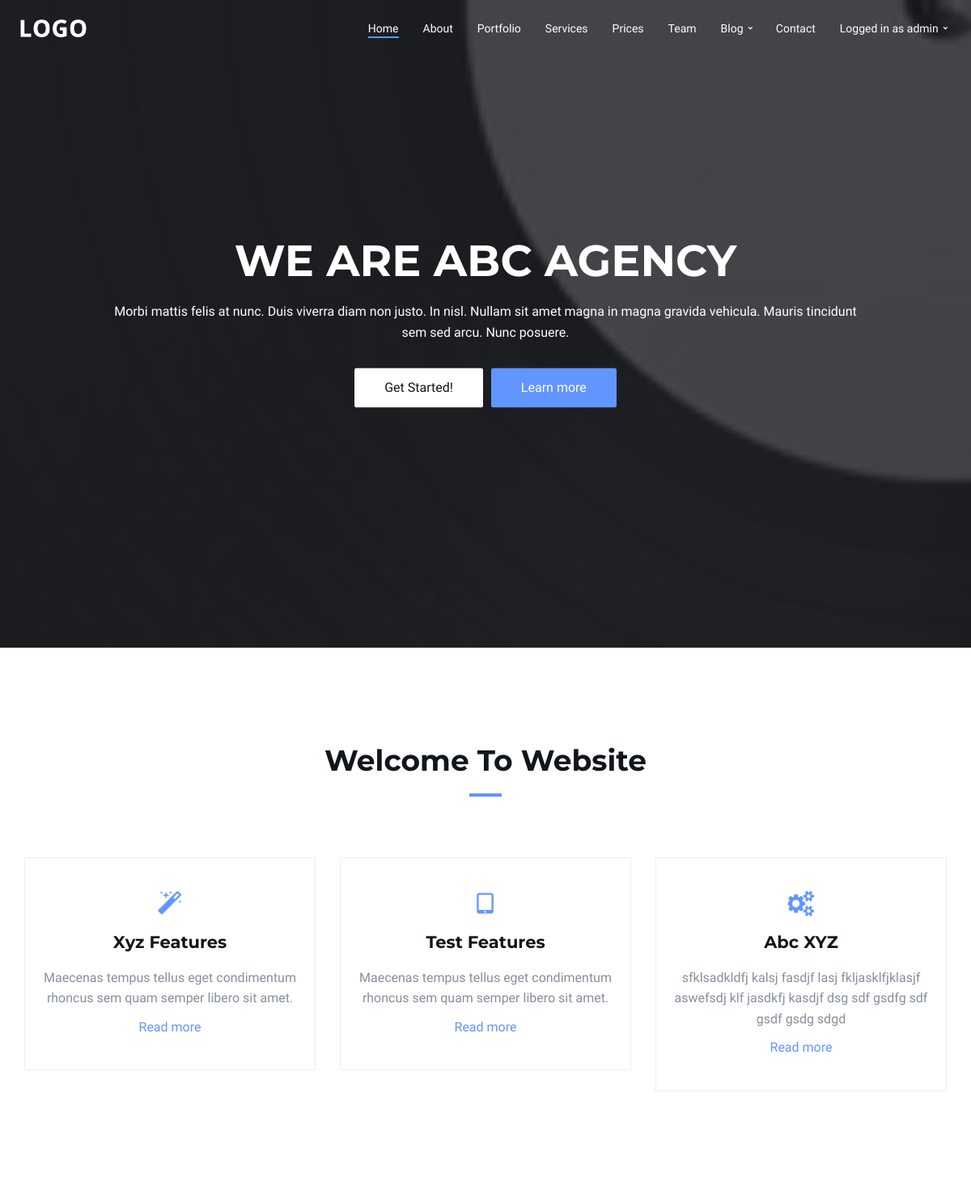
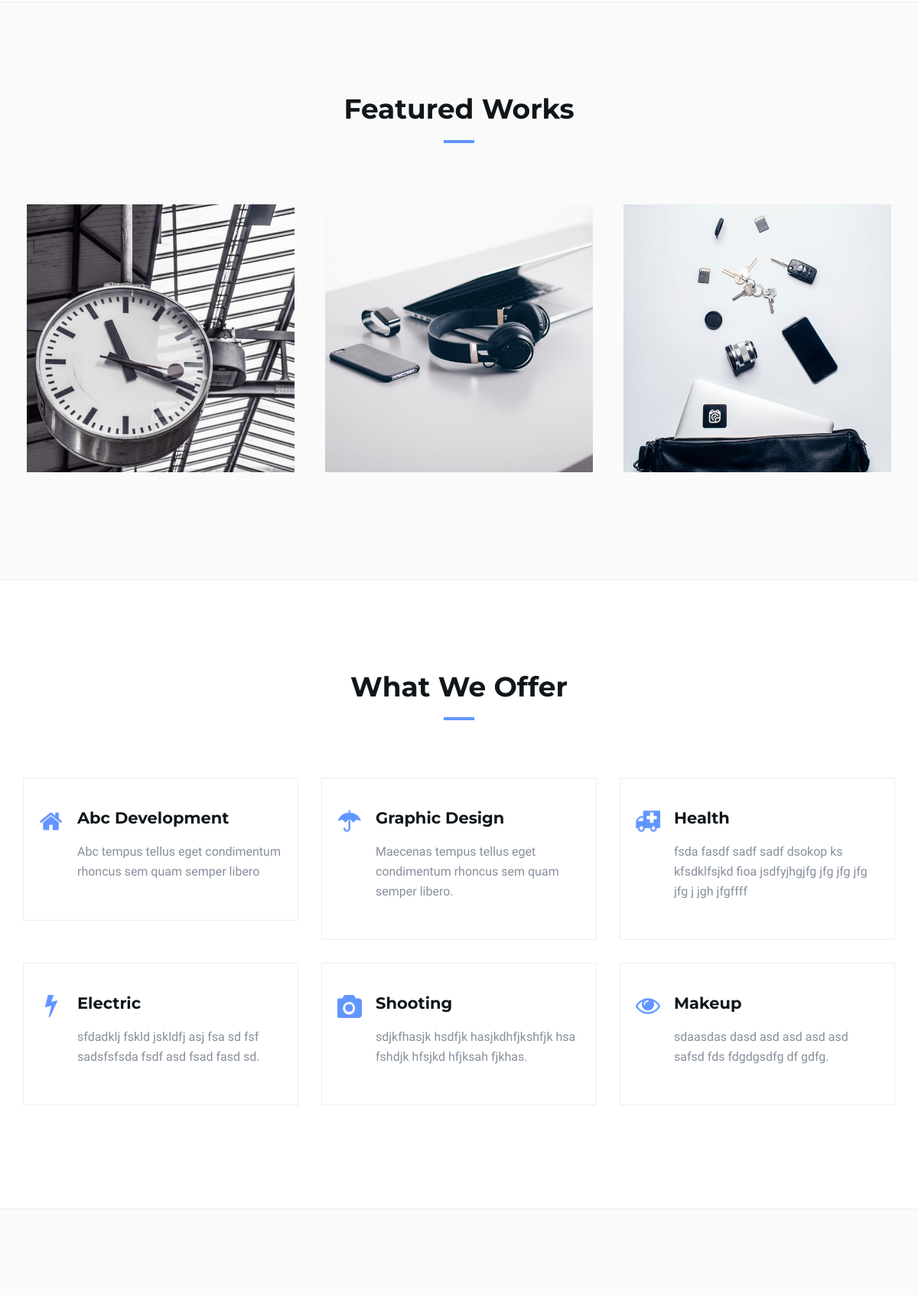
The app's page /app/ (signed in, upper part) with its own data (2 pictures, top to bottom).
### app/models.py (models this page shows, shortened)
class HomeCustomization(models.Model):
    logo_top = models.ImageField()
    logo_bottom = models.ImageField()
    banner_heading = models.CharField(max_length=255)
    banner_text = models.TextField()
    welcome_note = models.CharField(max_length=255)
    featured_works_heading = models.CharField(max_length=255)
    services_heading = models.CharField(max_length=255)
    why_choose_us_heading = models.CharField(max_length=255)
    why_choose_us_text = models.TextField()
    pricing_table_heading = models.CharField(max_length=255)
    our_team_heading = models.CharField(max_length=255)
    recent_news_heading = models.CharField(max_length=255)
    get_in_touch_heading = models.CharField(max_length=255)

class About(models.Model):
    icon = models.ImageField(null=True, blank=True)
    title = models.CharField(max_length=255)
    description = models.TextField()

class Work(models.Model):
    image = models.ImageField()
    title = models.CharField(max_length=255)
    category = models.CharField(max_length=255)
    class Meta:
        verbose_name_plural = 'Work'

class Service(models.Model):
    icon = models.ImageField(null=True, blank=True)
    title = models.CharField(max_length=255)
    description = models.TextField()

### app/views.py (the view, shortened to what this page needs)
# urls.py: path('', views.IndexView.as_view(), name='index_view'),
class IndexView(LoginRequiredMixin, FormView):
    login_url = reverse_lazy('account_login')
    redirect_field_name = 'redirect_to'
    form_class = ContactForm
    success_url = reverse_lazy('app:index_view')
    template_name = 'app/index.html'
    def get_context_data(self, **kwargs):
        context = super(IndexView, self).get_context_data(**kwargs)
        context['about_list'] = About.objects.all()
        context['work_list'] = Work.objects.all()
        context['service_list'] = Service.objects.all()
        context['why_choose_us_list'] = WhyChooseUs.objects.all()
        context['about_slider_list'] = AboutSlider.objects.all()
        context['numbers_list'] = Numbers.objects.all()
        context['pricing_list'] = Pricing.objects.all()
        context['pricing_content_list'] = PriceContent.objects.all()
        context['testimonial_list'] = Testimonial.objects.all()
        context['team_list'] = Team.objects.all()
        context['blog_list'] = Blog.objects.all()
        context['contact_us_list'] = ContactUs.objects.all()
        return context

### app/context_processors.py (called while the page is built)
def home_customization(request):
    return {
        "home_customization": HomeCustomization.objects.get(pk=1)
    }

def footer_social_list(request):
    return {
        "footer_social_list": FooterSocial.objects.all()
    }

### app/models.py (called while the page is built)
    def __str__(self):
        return self.name

### app/templates/app/index.html (shortened to what this page needs)
{% extends "base.html" %}
{% load static %}
{% load socialaccount %}
{% block header %}
    <header id="home">
        <div class="bg-img" style="background-image: url('{% static 'app/img/background1.jpg' %}');">
            <div class="overlay"></div>
        </div>
        <nav id="nav" class="navbar nav-transparent">
            <div class="container">
                <div class="navbar-header">
                    <div class="navbar-brand">
                        <a href="index.html">
                            <img class="logo-alt" src="{% static 'app/img/logo-alt.png' %}" alt="logo">
                        </a>
                    </div>
                </div>
                <ul class="main-nav nav navbar-nav navbar-right">
                    <li><a href="#home">Home</a></li>
                    <li><a href="#about">About</a></li>
                    <li><a href="#portfolio">Portfolio</a></li>
                    <li><a href="#service">Services</a></li>
                    <li><a href="#pricing">Prices</a></li>
                    <li><a href="#team">Team</a></li>
                    <li class="has-dropdown"><a href="#blog">Blog</a>
                    </li>
                    <li><a href="#contact">Contact</a></li>
                    {% if user.is_authenticated %}
                        <li class="has-dropdown"><a href="#">Logged in as {{ user.username }}</a>
                        </li>
                    {% else %}
                        <li><a href="{% url 'account_login' %}">Login</a>
                        </li>
                    {% endif %}
                </ul>
            </div>
        </nav>
        <div class="home-wrapper">
            <div class="container">
                <div class="row">
                    <div class="col-md-10 col-md-offset-1">
                        <div class="home-content">
                            <h1 class="white-text">{{ home_customization.banner_heading }}</h1>
                            <p class="white-text">{{ home_customization.banner_text }}
                            </p>
                            <button class="white-btn">Get Started!</button>
                            <button class="main-btn">Learn more</button>
                        </div>
                    </div>
                </div>
            </div>
        </div>
    </header>
{% endblock %}
{% block content %}
    <div id="about" class="section md-padding">
        <div class="container">
            <div class="row">
                <div class="section-header text-center">
                    <h2 class="title">{{ home_customization.welcome_note }}</h2>
                </div>
                {% for about in about_list %}
                    <div class="col-md-4">
                        <div class="about">
                            <img src="{{ about.icon.url }}">
                            <h3>{{ about.title }}</h3>
                            <p>{{ about.description }}</p>
                            <a href="#">Read more</a>
                        </div>
                    </div>
                {% endfor %}
            </div>
        </div>
    </div>
    <div id="portfolio" class="section md-padding bg-grey">
        <div class="container">
            <div class="row">
                <div class="section-header text-center">
                    <h2 class="title">{{ home_customization.featured_works_heading }}</h2>
                </div>
                {% for work in work_list %}
                    <div class="col-md-4 col-xs-6 work">
                        <img class="img-responsive" src="{{ work.image.url }}" alt="">
                        <div class="work-content">
                        </div>
                    </div>
                {% endfor %}
            </div>
        </div>
    </div>
    <div id="service" class="section md-padding">
        <div class="container">
            <div class="row">
                <div class="section-header text-center">
                    <h2 class="title">{{ home_customization.services_heading }}</h2>
                </div>
                {% for service in service_list %}
                    <div class="col-md-4 col-sm-6">
                        <div class="service">
                            <img src="{{ service.icon.url }}">
                            <h3>{{ service.title }}</h3>
                            <p>{{ service.description }}</p>
                        </div>
                    </div>
                {% endfor %}
            </div>
        </div>
    </div>
    <div id="features" class="section md-padding bg-grey">
    </div>
{% endblock %}

### app/templates/base.html (shortened to what this page needs)
{% load static %}
<!DOCTYPE html>
<html lang="en">
<head>
    <link type="text/css" rel="stylesheet" href="{% static 'app/css/bootstrap.min.css' %}"/>
    <link type="text/css" rel="stylesheet" href="{% static 'app/css/owl.carousel.css' %}"/>
    <link type="text/css" rel="stylesheet" href="{% static 'app/css/owl.theme.default.css' %}"/>
    <link type="text/css" rel="stylesheet" href="{% static 'app/css/magnific-popup.css' %}"/>
    <link rel="stylesheet" href="{% static 'app/css/font-awesome.min.css' %}">
    <link type="text/css" rel="stylesheet" href="{% static 'app/css/style.css' %}"/>
</head>
<body>
{% block header %}{% endblock %}
{% block content %}
{% endblock %}
</body>
</html>

### records on screen
HomeCustomization: banner_heading "WE ARE ABC AGENCY", banner_text "Morbi mattis felis at nunc. Duis viverra diam non justo. In nisl. Nullam sit amet magna in magna gravida vehicula. Mauris tincidunt sem sed arcu. Nunc posuere.", welcome_note "Welcome To Website", featured_works_heading "Featured Works", services_heading "What We Offer"
About: icon (picture), title "Xyz Features", description "Maecenas tempus tellus eget condimentum rhoncus sem quam semper libero sit amet."
About: icon (picture), title "Test Features", description "Maecenas tempus tellus eget condimentum rhoncus sem quam semper libero sit amet."
About: icon (picture), title "Abc XYZ", description "sfklsadkldfj kalsj fasdjf lasj fkljasklfjklasjf aswefsdj klf jasdkfj kasdjf dsg sdf gsdfg sdf gsdf gsdg sdgd"
Work: image (picture)
Work: image (picture)
Work: image (picture)
Service: icon (picture), title "Abc Development", description "Abc tempus tellus eget condimentum rhoncus sem quam semper libero"
Service: icon (picture), title "Graphic Design", description "Maecenas tempus tellus eget condimentum rhoncus sem quam semper libero."
Service: icon (picture), title "Health", description "fsda fasdf sadf sadf dsokop ks kfsdklfsjkd fioa jsdfyjhgjfg jfg jfg jfg jfg j jgh jfgffff"
Service: icon (picture), title "Electric", description "sfdadklj fskld jskldfj asj fsa sd fsf sadsfsfsda fsdf asd fsad fasd sd."
Service: icon (picture), title "Shooting", description "sdjkfhasjk hsdfjk hasjkdhfjkshfjk hsa fshdjk hfsjkd hfjksah fjkhas."
Service: icon (picture), title "Makeup", description "sdaasdas dasd asd asd asd asd safsd fds fdgdgsdfg df gdfg."

### other values on screen
{{ user.username }} "admin"
